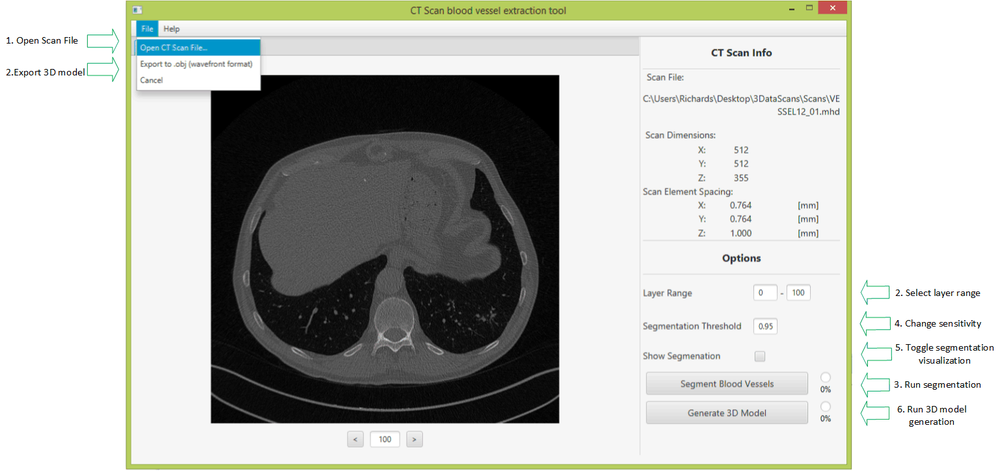
//> input picture apps/Vessel-OBJ-Creator/src/lv/edi/EDI_3DAtA/vessel2objapp/program-help.png, 1000 x 471 px, shrunk from 1537 x 724 before the run
$ ./main ../../../apps/Vessel-OBJ-Creator/src/lv/edi/EDI_3DAtA/vessel2objapp/program-help.png ../../../apps/Vessel-OBJ-Creator/src/lv/edi/EDI_3DAtA/vessel2objapp/program-help.png   (built with g++ and OpenCV 4)
//> lines starting //> are read from the running program, lines starting //| are printed output that depends on the picture; after the words box and inside, x2 and y2 are one past the last pixel; in counts of white or black regions, pixels touching at a corner belong together
#include<iostream>
#include<imageMatrix.h>
#include<gpuBloodVesselSegmentation.cuh>
#include<opencv2/core/core.hpp>
#include<opencv2/highgui/highgui.hpp>
#include<opencv2/imgproc/imgproc.hpp>

using namespace std;
using namespace cv;

//convert to cv matrix

int main(int argc, char *argv[]){
	if(argc<3){
		cout<<"Input image and lung mask should be specified!"<<endl;
		return 1;
	}
	int tick1=0, tick2=0; // FOR TIME MEASUREMENTS
	// === READING TEST IMAGE USING OPENCV =============
	Mat image = imread(argv[1]);
//> image is the input picture: 471 rows x 1000 cols, CV_8UC3; mean B, G, R 184.8, 189.8, 187.9
	Mat imageMask = imread(argv[2]);
	Mat imageGS;
	Mat maskGS;
	double threshold = 0.8;
	int iterations = 3;
	cvtColor(imageMask, maskGS, CV_RGB2GRAY);
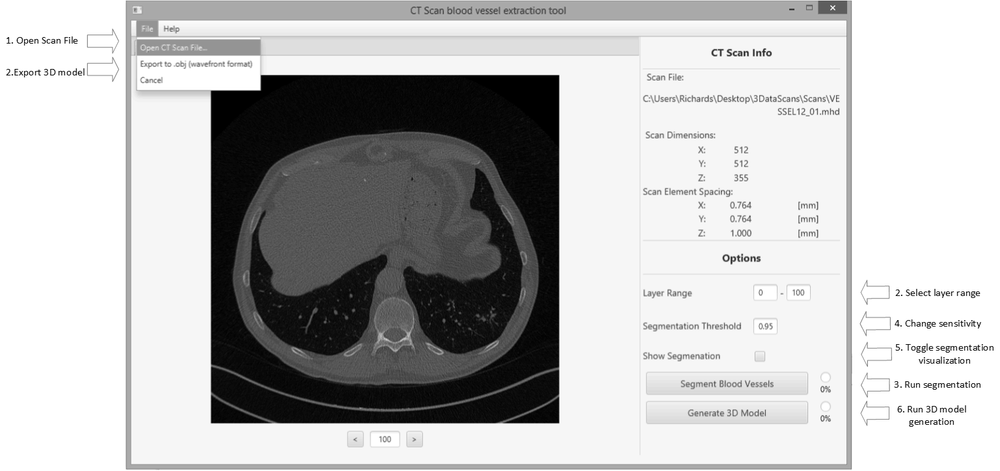
//> maskGS: 471 rows x 1000 cols, CV_8UC1; min 0, max 255, mean 188.1
	cvtColor(image, imageGS, CV_RGB2GRAY);
	maskGS=maskGS/255;
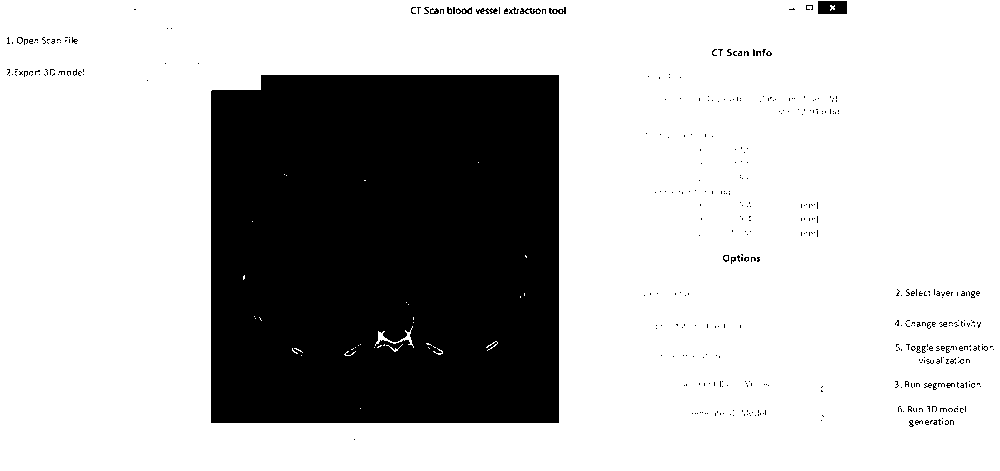
//> maskGS: 471 rows x 1000 cols, CV_8UC1; values 0 (black) and 1 (white), 74% white; 431 black regions (419 under 20 px), largest, box (x1, y1, x2, y2) and area: (211, 75, 559, 423) 119995, (818, 1, 847, 14) 357, (476, 8, 498, 14) 73

	maskGS.convertTo(maskGS, CV_64FC1);
	imageGS.convertTo(imageGS, CV_64FC1);
	// === READING FILTER PARAMETERS =========
	string filterParams = "../../../filter-classifier-parameters/";
//> (the run ends here: the program needs code that is not available in this run, at `ImMatG *dMeans = readCSV(filterParams+"dMean.csv");`)
